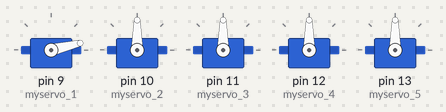
Recording of a sketch running on a simulated Arduino Uno, built with avr-gcc and run on an emulated ATmega328P. On the bench: 5 × servo.

Above: at 0.15 s.
At 6.5 s:
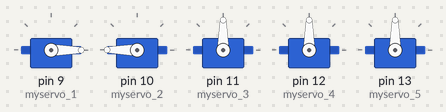
At 11.2 s:
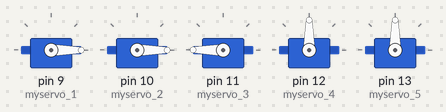
At 20.5 s:
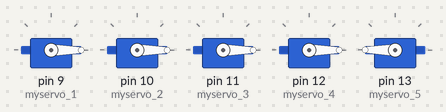
At 29.8 s:
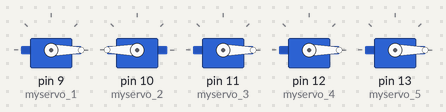
At 39.0 s:
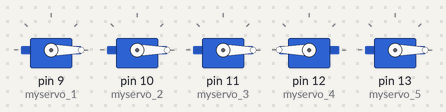
Timing chart, 0 to 40.0 s (numbered marks = the images above):
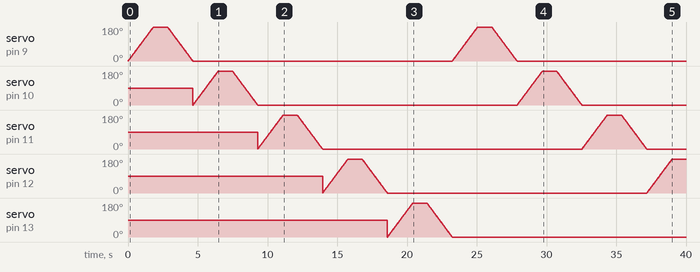

The sketch:

Multi_servo.ino
```cpp
#include<Servo.h>
Servo myservo_1;
Servo myservo_2;
Servo myservo_3;
Servo myservo_4;
Servo myservo_5;
int pos=0;

void setup() {
myservo_1.attach(9);
myservo_2.attach(10);
myservo_3.attach(11);
myservo_4.attach(12);
myservo_5.attach(13);

}

void loop() {
  for(pos=0;pos<=180;pos++){
  myservo_1.write(pos);
  delay(10);
  }
  delay(1000);
  for(pos=180;pos>=0;pos--){
    myservo_1.write(pos);
    delay(10);
  }

     for(pos=0;pos<=180;pos++){
  myservo_2.write(pos);
  delay(10);
  }
  delay(1000);
  for(pos=180;pos>=0;pos--){
    myservo_2.write(pos);
    delay(10);
  }

     for(pos=0;pos<=180;pos++){
  myservo_3.write(pos);
  delay(10);
  }
  delay(1000);
  for(pos=180;pos>=0;pos--){
    myservo_3.write(pos);
    delay(10);
  }

     for(pos=0;pos<=180;pos++){
  myservo_4.write(pos);
  delay(10);
  }
  delay(1000);
  for(pos=180;pos>=0;pos--){
    myservo_4.write(pos);
    delay(10);
  }

     for(pos=0;pos<=180;pos++){
  myservo_5.write(pos);
  delay(10);
  }
  delay(1000);
  for(pos=180;pos>=0;pos--){
    myservo_5.write(pos);
    delay(10);
  }

}
```
